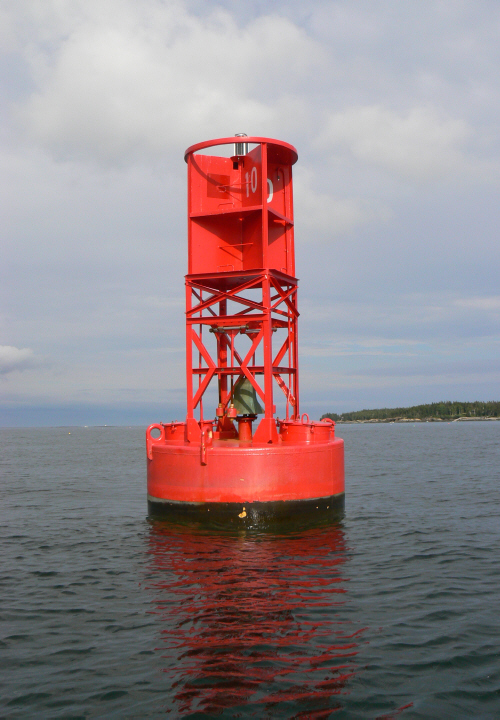
#> input picture buoyDetector/images/1.jpg, 500 x 720 px, given in place of the camera
$ python buoysWebcamTest.py
#> lines starting #> are read from the running program, lines starting #| are printed output that depends on the picture; after the words box and inside, x2 and y2 are one past the last pixel; in counts of white or black regions, pixels touching at a corner belong together; long printed decimals are rounded
### buoyDetector/bouysorwater.py
import cv2
import numpy
import math
from enum import Enum


class BuoyDetector:

    def __init__(self):
        """
        Initializes all values to presets or None if need to be set
        """

        #self.__rgb_threshold_red = [0.0, 255.0]
        #self.__rgb_threshold_green = [31, 65]
        #self.__rgb_threshold_blue = [26, 75]

        self.__rgb_threshold_red = [100, 255.0]
        self.__rgb_threshold_green = [100, 200]
        self.__rgb_threshold_blue = [0, 100]

        self.rgb_threshold_output = None

        self.__cv_erode_src = self.rgb_threshold_output
        self.__cv_erode_kernel = None
        self.__cv_erode_anchor = (-1, -1)
        self.__cv_erode_iterations = 1.0
        self.__cv_erode_bordertype = cv2.BORDER_CONSTANT
        self.__cv_erode_bordervalue = (-1)

        self.cv_erode_output = None

        self.__blur_input = self.cv_erode_output
        self.__blur_type = BlurType.Box_Blur
        self.__blur_radius = 21

        self.blur_output = None

        self.__cv_dilate_src = self.blur_output
        self.__cv_dilate_kernel = None
        self.__cv_dilate_anchor = (-1, -1)
        self.__cv_dilate_iterations = 7.0
        self.__cv_dilate_bordertype = cv2.BORDER_CONSTANT
        self.__cv_dilate_bordervalue = (-1)

        self.cv_dilate_output = None

        self.__find_contours_input = self.cv_dilate_output
        self.__find_contours_external_only = False

        self.find_contours_output = None

        self.__filter_contours_contours = self.find_contours_output
        self.__filter_contours_min_area = 0.0
        self.__filter_contours_min_perimeter = 0.0
        self.__filter_contours_min_width = 0.0
        self.__filter_contours_max_width = 1000.0
        self.__filter_contours_min_height = 0.0
        self.__filter_contours_max_height = 1000.0
        self.__filter_contours_solidity = [0, 100]
        self.__filter_contours_max_vertices = 1000000.0
        self.__filter_contours_min_vertices = 0.0
        self.__filter_contours_min_ratio = 0.0
        self.__filter_contours_max_ratio = 1000.0

        self.filter_contours_output = None

    def process(self, source0):
        """
        Runs the pipeline and sets all outputs to new values.
        """
        # Step RGB_Threshold0:
        self.__rgb_threshold_input = source0
        (self.rgb_threshold_output) = self.__rgb_threshold(self.__rgb_threshold_input,
                                                           self.__rgb_threshold_red, self.__rgb_threshold_green, self.__rgb_threshold_blue)

        # Step CV_erode0:
        self.__cv_erode_src = self.rgb_threshold_output
        (self.cv_erode_output) = self.__cv_erode(self.__cv_erode_src, self.__cv_erode_kernel,
                                                 self.__cv_erode_anchor, self.__cv_erode_iterations, self.__cv_erode_bordertype, self.__cv_erode_bordervalue)

        # Step Blur0:
        self.__blur_input = self.cv_erode_output
        (self.blur_output) = self.__blur(
            self.__blur_input, self.__blur_type, self.__blur_radius)

        # Step CV_dilate0:
        self.__cv_dilate_src = self.blur_output
        (self.cv_dilate_output) = self.__cv_dilate(self.__cv_dilate_src, self.__cv_dilate_kernel,
                                                   self.__cv_dilate_anchor, self.__cv_dilate_iterations, self.__cv_dilate_bordertype, self.__cv_dilate_bordervalue)

        # Step Find_Contours0:
        self.__find_contours_input = self.cv_dilate_output
        (self.find_contours_output) = self.__find_contours(
            self.__find_contours_input, self.__find_contours_external_only)

        # Step Filter_Contours0:
        self.__filter_contours_contours = self.find_contours_output
        (self.filter_contours_output) = self.__filter_contours(self.__filter_contours_contours, self.__filter_contours_min_area, self.__filter_contours_min_perimeter, self.__filter_contours_min_width, self.__filter_contours_max_width,
                                                               self.__filter_contours_min_height, self.__filter_contours_max_height, self.__filter_contours_solidity, self.__filter_contours_max_vertices, self.__filter_contours_min_vertices, self.__filter_contours_min_ratio, self.__filter_contours_max_ratio)

    @staticmethod
    def __rgb_threshold(input, red, green, blue):
        """Segment an image based on color ranges.
        Args:
            input: A BGR numpy.ndarray.
            red: A list of two numbers the are the min and max red.
            green: A list of two numbers the are the min and max green.
            blue: A list of two numbers the are the min and max blue.
        Returns:
            A black and white numpy.ndarray.
        """
        out = cv2.cvtColor(input, cv2.COLOR_BGR2RGB)
        return cv2.inRange(out, (red[0], green[0], blue[0]),  (red[1], green[1], blue[1]))

    @staticmethod
    def __cv_erode(src, kernel, anchor, iterations, border_type, border_value):
        """Expands area of lower value in an image.
        Args:
           src: A numpy.ndarray.
           kernel: The kernel for erosion. A numpy.ndarray.
           iterations: the number of times to erode.
           border_type: Opencv enum that represents a border type.
           border_value: value to be used for a constant border.
        Returns:
            A numpy.ndarray after erosion.
        """
        return cv2.erode(src, kernel, anchor, iterations=(int)(iterations + 0.5),
                         borderType=border_type, borderValue=border_value)

    @staticmethod
    def __blur(src, type, radius):
        """Softens an image using one of several filters.
        Args:
            src: The source mat (numpy.ndarray).
            type: The blurType to perform represented as an int.
            radius: The radius for the blur as a float.
        Returns:
            A numpy.ndarray that has been blurred.
        """
        if(type is BlurType.Box_Blur):
            ksize = int(2 * round(radius) + 1)
            return cv2.blur(src, (ksize, ksize))
        elif(type is BlurType.Gaussian_Blur):
            ksize = int(6 * round(radius) + 1)
            return cv2.GaussianBlur(src, (ksize, ksize), round(radius))
        elif(type is BlurType.Median_Filter):
            ksize = int(2 * round(radius) + 1)
            return cv2.medianBlur(src, ksize)
        else:
            return cv2.bilateralFilter(src, -1, round(radius), round(radius))

    @staticmethod
    def __cv_dilate(src, kernel, anchor, iterations, border_type, border_value):
        """Expands area of higher value in an image.
        Args:
           src: A numpy.ndarray.
           kernel: The kernel for dilation. A numpy.ndarray.
           iterations: the number of times to dilate.
           border_type: Opencv enum that represents a border type.
           border_value: value to be used for a constant border.
        Returns:
            A numpy.ndarray after dilation.
        """
        return cv2.dilate(src, kernel, anchor, iterations=(int)(iterations + 0.5),
                          borderType=border_type, borderValue=border_value)

    @staticmethod
    def __find_contours(input, external_only):
        """Sets the values of pixels in a binary image to their distance to the nearest black pixel.
        Args:
            input: A numpy.ndarray.
            external_only: A boolean. If true only external contours are found.
        Return:
            A list of numpy.ndarray where each one represents a contour.
        """
        if(external_only):
            mode = cv2.RETR_EXTERNAL
        else:
            mode = cv2.RETR_LIST
        method = cv2.CHAIN_APPROX_SIMPLE
        contours, hierarchy = cv2.findContours(
            input, mode=mode, method=method)
        return contours

    @staticmethod
    def __filter_contours(input_contours, min_area, min_perimeter, min_width, max_width,
                          min_height, max_height, solidity, max_vertex_count, min_vertex_count,
                          min_ratio, max_ratio):
        """Filters out contours that do not meet certain criteria.
        Args:
            input_contours: Contours as a list of numpy.ndarray.
            min_area: The minimum area of a contour that will be kept.
            min_perimeter: The minimum perimeter of a contour that will be kept.
            min_width: Minimum width of a contour.
            max_width: MaxWidth maximum width.
            min_height: Minimum height.
            max_height: Maximimum height.
            solidity: The minimum and maximum solidity of a contour.
            min_vertex_count: Minimum vertex Count of the contours.
            max_vertex_count: Maximum vertex Count.
            min_ratio: Minimum ratio of width to height.
            max_ratio: Maximum ratio of width to height.
        Returns:
            Contours as a list of numpy.ndarray.
        """
        output = []
        for contour in input_contours:
            x, y, w, h = cv2.boundingRect(contour)
            if (w < min_width or w > max_width):
                continue
            if (h < min_height or h > max_height):
                continue
            area = cv2.contourArea(contour)
            if (area < min_area):
                continue
            if (cv2.arcLength(contour, True) < min_perimeter):
                continue
            hull = cv2.convexHull(contour)
            solid = 100 * area / cv2.contourArea(hull)
            if (solid < solidity[0] or solid > solidity[1]):
                continue
            if (len(contour) < min_vertex_count or len(contour) > max_vertex_count):
                continue
            ratio = (float)(w) / h
            if (ratio < min_ratio or ratio > max_ratio):
                continue
            output.append(contour)
        return output

    """Calculates distances from each contour and creates list of obstacle distances from camera.
    Args:
        img_height: height of image passed in, in pixels
    Return:
        A list where each one represents an obstacle distance.
    """

    def find_distances(self, img_height):
        focal_length = 3.60  # focal point of raspberry pi cam 1
        obstacle_size = 1016  # size of a buoy in mm
        sensor_height = 2.74

        distances = []
        x_displacements = []

        for contour in self.filter_contours_output:
            center, size, angle = cv2.minAreaRect(contour)
            width, height = size
            distances.append((obstacle_size * focal_length * img_height /
                              (height * sensor_height)) / 1000)
            print(center)
            x_displacements.append(center)

        return distances, x_displacements

    '''
    get_coord(distance, x_displacement, direction, curr_x, curr_y) returns the
    x and y coordinates of a buoy given a calculated distance [distance] in front
    of the boat facing [direction] (an angle w.r.t. )

    Return:
        A pair of coordinates x, y representing buoy location.
    '''
    # [13 lines left out: function get_coord, not called in this run]


BlurType = Enum(
    'BlurType', 'Box_Blur Gaussian_Blur Median_Filter Bilateral_Filter')

### buoyDetector/buoysWebcamTest.py
from bouysorwater import BuoyDetector
import cv2
import numpy as np
import time

vid = cv2.VideoCapture(0)

print("Press q to quit.")
while (True):
    _, frame = vid.read()  # get a frame from the webcam
#> frame is the input picture: shape (720, 500, 3); mean B, G, R 136.5, 132.8, 148.1
    # scale image
    max_dimension = max(frame.shape)
#> max_dimension = 720
    scale = 700 / max_dimension
#> scale = 0.972
    frame = cv2.resize(frame, None, fx=scale, fy=scale)
#> frame: shape (700, 486, 3)
    bd = BuoyDetector()
    bd.process(frame)
#> in __rgb_threshold, `return cv2.inRange(out, (red[0], green[0], blue[0]),  (red[1], green[1..`:
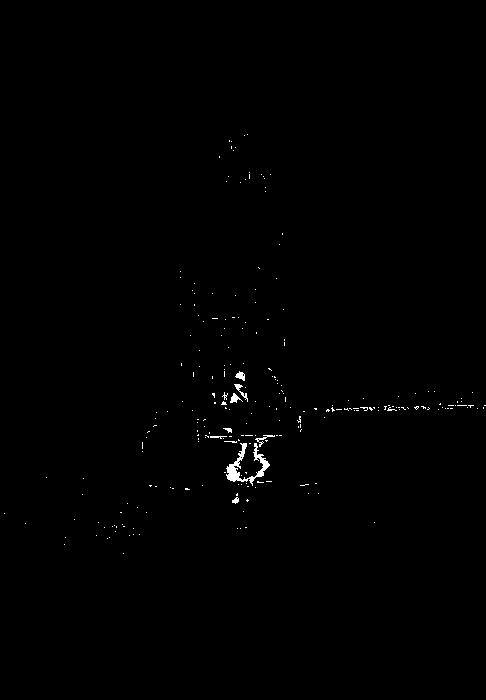
#> returned value: shape (700, 486); 0.43% white; 239 white regions (231 under 20 px), largest, box (x1, y1, x2, y2) and area: (226, 443, 270, 486) 545, (234, 384, 248, 402) 65, (230, 393, 243, 403) 60

    contours = bd.find_contours_output
    found = bd.find_contours_output != None
    contours = bd.filter_contours_output
    found = contours != None

    print(bd.find_distances(frame.shape[1]))
#| ([6.902], [(247.0, 437.5)])

    cv2.drawContours(frame, contours, -1, (0, 255, 0), 3)
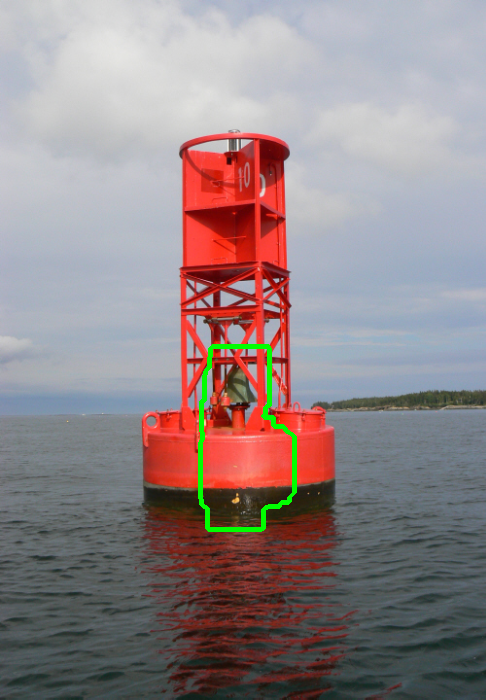
#> frame: shape (700, 486, 3); mean B, G, R 135.9, 134, 146.7

    cv2.imshow('buoy detection', frame)

    # press q to quit
    if cv2.waitKey(1) & 0xFF == ord('q'):
#> (key q is pressed here)
        break
